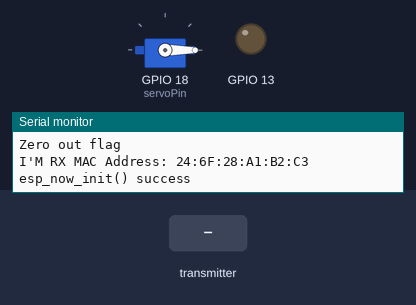
Simulated run of this sketch. Board: ESP32. Parts: servo, output pins drawn as LEDs (lit = HIGH), the last lines printed to the serial monitor. The inputs (shaded band) are chosen by the test bench.

Above: at 1.2 s.
1.3 s: the transmitter starts sending tymeStamp = 0
At 1.8 s:
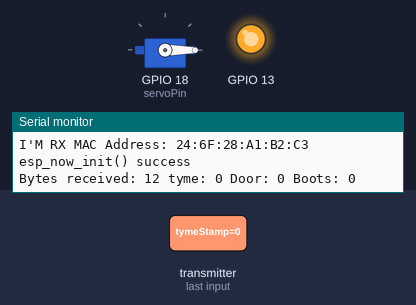
Timing chart, 0 to 66.9 s (numbered marks = the images above; inputs shaded):
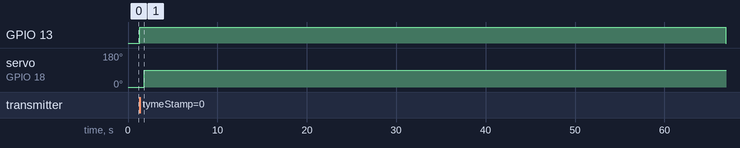

The sketch:

youveGotMailRX.ino
```cpp
/*
  ESP-NOW Demo - Receive
  esp-now-demo-rcv.ino
  Reads data from Initiator

  DroneBot Workshop 2022
  https://dronebotworkshop.com
*/

// Include Libraries
#include <esp_now.h>
#include <WiFi.h>
#include <ESP32Servo.h>

// Define a data structure
typedef struct struct_message {
  unsigned long tymeStamp;
  bool door;
  int bootCount;
} struct_message;

// Create a structured object
struct_message myData;

Servo flagServo;
const int servoPin = 18;

// Callback function executed when data is received
void OnDataRecv(const uint8_t *mac, const uint8_t *incomingData, int len) {
  digitalWrite(13,HIGH);
  if (len > sizeof(myData)) {
    Serial.println("Fatal error. Too much data");
  } else {
    memcpy(&myData, incomingData, sizeof(myData));
    Serial.print("Bytes received: ");
    Serial.print(len);
    Serial.print(" tyme: ");
    Serial.print(myData.tymeStamp);
    Serial.print(" Door: ");
    Serial.print(myData.door);
    Serial.print(" Boots: ");
    Serial.print(myData.bootCount);
    Serial.println();
    flagServo.write(90);
  }
  delay(500);
  digitalWrite(13,LOW);
}

void setup() {
  // Set up Serial Monitor
  Serial.begin(115200);
  pinMode(13, OUTPUT);
  digitalWrite(13,LOW);

  ESP32PWM::allocateTimer(0);
  ESP32PWM::allocateTimer(1);
  ESP32PWM::allocateTimer(2);
  ESP32PWM::allocateTimer(3);
  flagServo.setPeriodHertz(50);
  flagServo.attach(servoPin, 500, 2400);
  Serial.println("Zero out flag");
  flagServo.write(0);

  // Set ESP32 as a Wi-Fi Station
  WiFi.mode(WIFI_STA);
  Serial.print("I'M RX MAC Address: ");
  Serial.println(WiFi.macAddress());

  // Initilize ESP-NOW
  if (esp_now_init() != ESP_OK) {
    Serial.println("Error initializing ESP-NOW");
    return;
  } else {
    Serial.println("esp_now_init() success");
  }

  // Register callback function
  esp_now_register_recv_cb(OnDataRecv);
}

void loop() {

}
```

Measured:
- after the input at 1.3 s, GPIO 13: LOW → HIGH at once; servo on GPIO 18 (servoPin): 0° → 90° after 0.50 s
